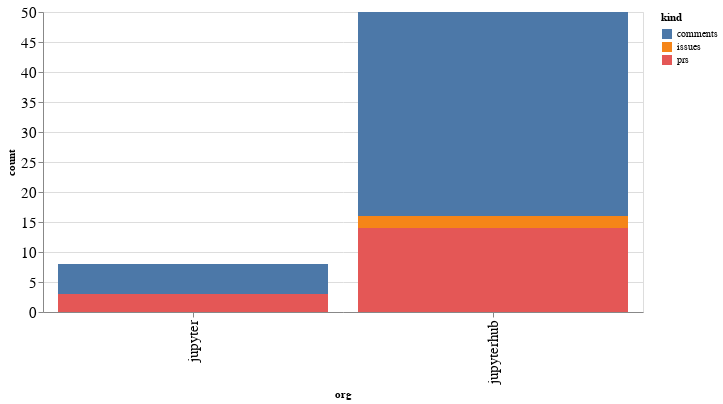

Notebook code cell kept with this figure:
### Code cell
alt.Chart(org_summaries, width=600).mark_bar().encode(
    x='org',
    y='count',
    color='kind',
    tooltip="org"
)

### Figure 1 — Vega-Lite specification as saved in the notebook (floating-point values rounded to 4 significant figures)
{"config": {"axisLeft": {"labelFontSize": 15}, "axisBottom": {"labelFontSize": 15}}, "data": {"name": "data-d34c94c4a2f2806c2c8500c6ba1f372f"}, "mark": "bar", "encoding": {"color": {"type": "nominal", "field": "kind"}, "tooltip": {"type": "nominal", "field": "org"}, "x": {"type": "nominal", "field": "org"}, "y": {"type": "quantitative", "field": "count"}}, "width": 600, "$schema": "https://vega.github.io/schema/vega-lite/v4.8.1.json", "datasets": {"data-d34c94c4a2f2806c2c8500c6ba1f372f": [{"org": "jupyter", "kind": "comments", "count": 5}, {"org": "jupyter", "kind": "prs", "count": 3}, {"org": "jupyterhub", "kind": "comments", "count": 34}, {"org": "jupyterhub", "kind": "issues", "count": 2}, {"org": "jupyterhub", "kind": "prs", "count": 14}]}}
